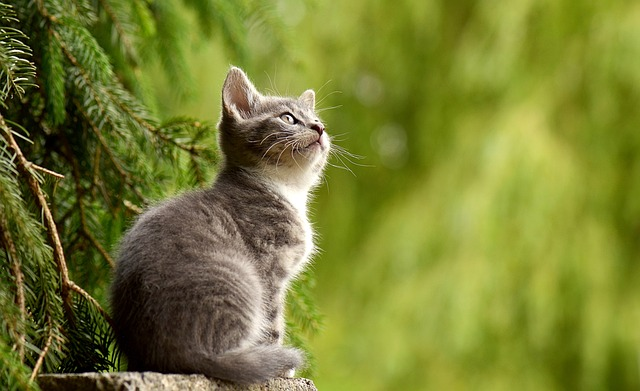
#> input picture PythonImageWorkspace/OpenCV/img.jpg, 640 x 391 px
$ jupyter execute '08. 이미지 대칭.ipynb'
#> lines starting #> are read from the running program, lines starting #| are printed output that depends on the picture
# 8. 이미지 대칭

## 좌우 대칭

[cell 1]
import cv2
img = cv2.imread('img.jpg')
#> img is the input picture: shape (391, 640, 3); mean B, G, R 49.8, 125.8, 119.1
flip_horizontal = cv2.flip(img, 1) # flipCode > 0 : 좌우대칭 Horizontal
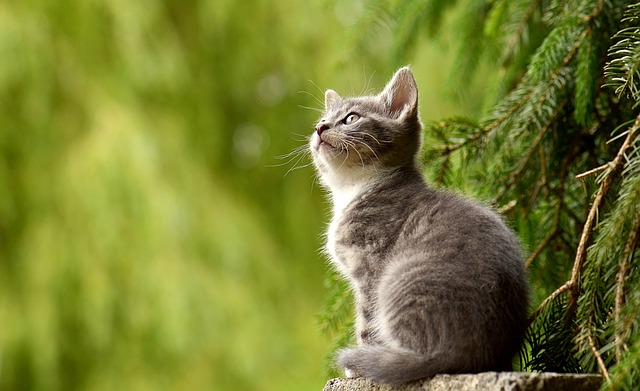
#> flip_horizontal: shape (391, 640, 3); mean B, G, R 49.8, 125.8, 119.1

cv2.imshow('img',img)
cv2.imshow('flip_horizontal',flip_horizontal)
cv2.waitKey(0)
cv2.destroyAllWindows()

## 상하 대칭

[cell 2]
import cv2
img = cv2.imread('img.jpg')
flip_vertical = cv2.flip(img, 0) # flipCode == 0 : 상하대칭 Vertical
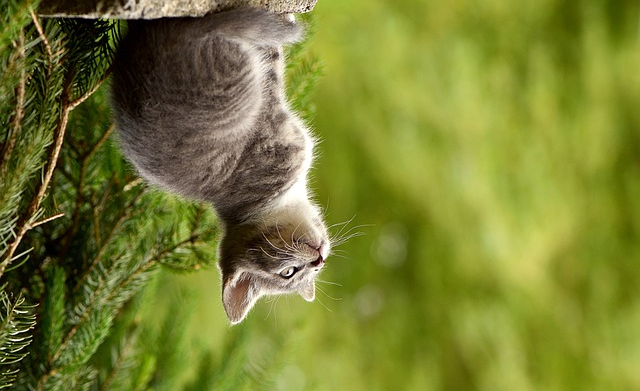
#> flip_vertical: shape (391, 640, 3); mean B, G, R 49.8, 125.8, 119.1

cv2.imshow('img',img)
cv2.imshow('flip_vertical',flip_vertical)
cv2.waitKey(0)
cv2.destroyAllWindows()
